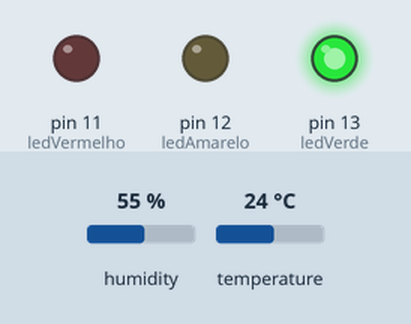
The sketch below on a simulated Arduino Uno, built with avr-gcc and run on an emulated ATmega328P. On the bench: output pins drawn as LEDs (lit = HIGH). The test bench sets the inputs (shaded band); at power-on: temperature 24 °C, humidity 55 %.

Above: at 4.8 s.
4.9 s: temperature set to 27 °C
At 7.2 s:
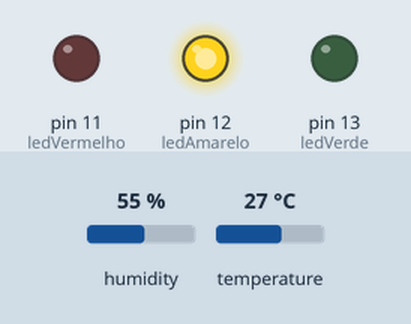
7.9 s: temperature set to 29 °C
10.9 s: temperature set to 32 °C
At 13.2 s:
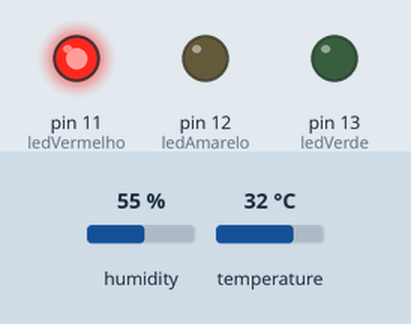
13.9 s: temperature set to 12 °C
At 15.5 s:
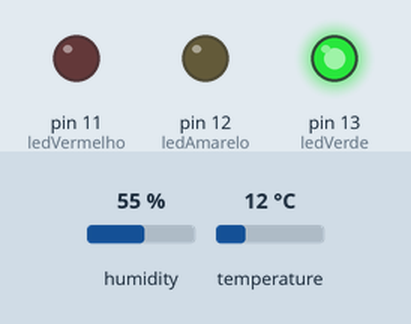
16.9 s: temperature set to 28 °C
At 19.1 s:
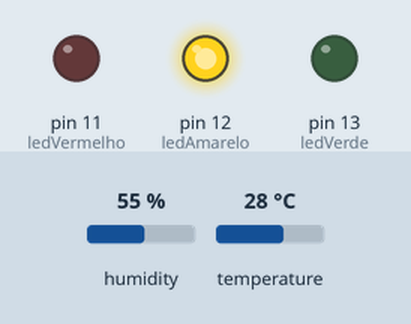
Timing chart, 0 to 20.6 s (numbered marks = the images above; inputs shaded):
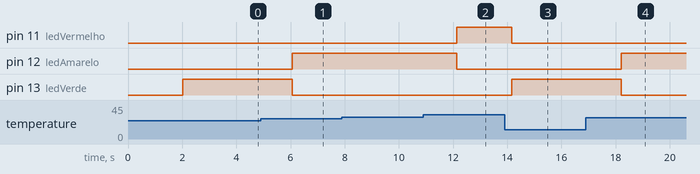

The sketch:

ex01.ino
```cpp
#include "DHT.h"

DHT dht(3, DHT11);

int ledVerde = 13;
int ledAmarelo = 12;
int ledVermelho = 11;

void setup() {
  dht.begin();
  pinMode(ledVerde, OUTPUT);
  pinMode(ledAmarelo, OUTPUT);
  pinMode(ledVermelho, OUTPUT);
}

void loop() {
  delay(2000);
  float temperatura = dht.readTemperature();

  // default
  digitalWrite(ledVerde, LOW);
  digitalWrite(ledAmarelo, LOW);
  digitalWrite(ledVermelho, LOW);

  if (temperatura <= 25) {
    digitalWrite(ledVerde, HIGH);  // verde
  } else if (temperatura > 25 && temperatura <= 30) {
    digitalWrite(ledAmarelo, HIGH);  // amarelo
  } else {
    digitalWrite(ledVermelho, HIGH);  // vermelho
  }
}
```

Measured:
- the behaviour switches between 25 and 26 °C on temperature (found by bisection; images 0 and 1)
- the behaviour switches between 30 and 31 °C on temperature (found by bisection; images 1 and 2)
- after the input at 4.9 s, pin 12 (ledAmarelo): LOW → HIGH after 1.2 s; pin 13 (ledVerde): HIGH → LOW after 1.2 s
- after the input at 10.9 s, pin 11 (ledVermelho): LOW → HIGH after 1.2 s; pin 12 (ledAmarelo): HIGH → LOW after 1.2 s
- after the input at 13.9 s, pin 11 (ledVermelho): HIGH → LOW after 0.26 s; pin 13 (ledVerde): LOW → HIGH after 0.26 s
- after the input at 16.9 s, pin 12 (ledAmarelo): LOW → HIGH after 1.3 s; pin 13 (ledVerde): HIGH → LOW after 1.3 s
